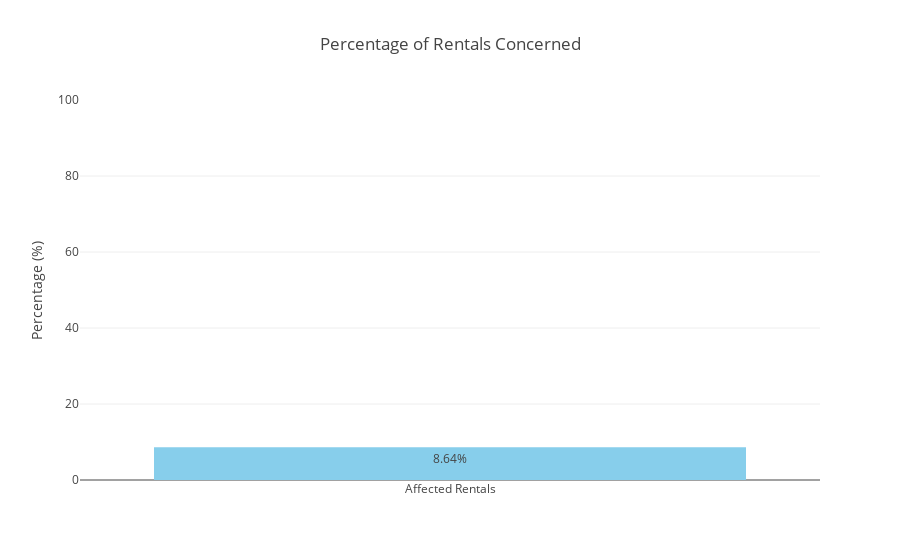

The notebook cell saved with this chart:
### Code cell
import plotly.graph_objects as go

# Assuming percentage_rentals_affected has been computed
percentage_rentals_affected = 100 * num_rentals_concerned / df.shape[0]

# Create the bar chart
fig = go.Figure(
    go.Bar(
        x=['Affected Rentals'], 
        y=[percentage_rentals_affected],
        marker_color='skyblue',
        text=[f'{percentage_rentals_affected:.2f}%'],
        textposition='auto'
    )
)

# Customize the layout
fig.update_layout(
    title='Percentage of Rentals Concerned',
    yaxis_title='Percentage (%)',
    yaxis_range=[0, 100]
)

# Display the chart
fig.show()

### Figure 1 — Plotly figure (JSON) as saved in the notebook; plotly's stock layout.template omitted (floating-point values rounded to 4 significant figures)
{"data": [{"marker": {"color": "skyblue"}, "text": ["8.64%"], "textposition": "auto", "type": "bar", "x": ["Affected Rentals"], "y": [8.639]}], "layout": {"title": {"text": "Percentage of Rentals Concerned"}, "yaxis": {"range": [0, 100], "title": {"text": "Percentage (%)"}}}}
